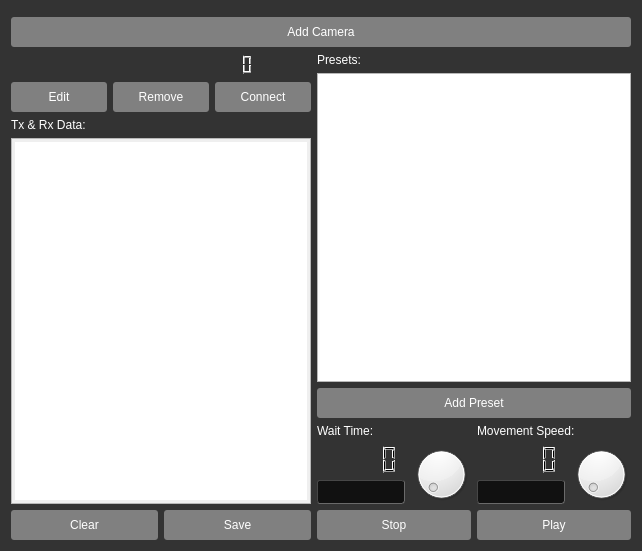
<?xml version="1.0" encoding="UTF-8"?>
<ui version="4.0">
 <class>MainWindow</class>
 <widget class="QMainWindow" name="MainWindow">
  <property name="geometry">
   <rect>
    <x>0</x>
    <y>0</y>
    <width>642</width>
    <height>551</height>
   </rect>
  </property>
  <property name="windowTitle">
   <string>Punch Drunk - Five Eyes PTZ Automation</string>
  </property>
  <property name="layoutDirection">
   <enum>Qt::LeftToRight</enum>
  </property>
  <property name="styleSheet">
   <string notr="true">QToolTip{
	color : black;
}
QWidget#centralWidget{
	background : #333333;
}
QDialog{
	background : #333333;
}
QLCDNumber{
background : white;
}

QTabWidget{
border: none;
}
QTabBar::tab{
background : black;
color : white;
}
QTabBar::tab::selected{
background : #808080;

}
QGroupBox{
	color : white;
	margin-top : 2ex;
	border-radius : 5px;
	padding : 8px;
	padding-top : 13px;
	 border-style: outset;
 	 border-width: 2px;
	 border-color: #1f1f1f;
}
QMenuBar#menuBar{

	background : grey;
	color : white;
	 border-bottom-style: outset;
 	 border-bottom-width: 1px;
	 border-bottom-color: #222222;
}
QMenu{
	background : grey;
	color : #1f1f1f;
}
QMenu::item:selected{
	background : #c9c9c9;
}
QStatusBar#statusBar{
	background : grey;
	color : white;
	border-top-style: outset;
 	border-top-width: 1px;
	border-top-color: #222222;
}
QPushButton{
	color : white;
	background : grey;
	padding : 8px 5px;
	border-radius : 3px;
	min-width : 60px;
}
QPushButton:hover{
	background : #c9c9c9;
}

QPushButton:pressed{
	background : #474747;
}

QPushButton:disabled{
	color : #474747;
}
QLineEdit{
	color : white;
	background : #111111;
	padding : 3px;
	border-radius : 3px;
	border-color : #474747;
	border-width : 1px;
	border-style : inset;
}
QTextEdit{
	padding : 3px;
}
QComboBox{
	color : white;
	background : #111111;
	padding : 3px;
	min-width : 40px;
	border-radius : 3px;
	border-style : inset;
	border-width : 1px;
	border-color : #474747;
}
QComboBox::drop-down{
	
}
QComboBox QAbstractItemView{
	background-color : black;
	color : white;
}
QSlider::handle{
	background : grey;
}
QSlider::handle:hover{
	background : #c9c9c9;
}
QSlider::handle:pressed{
	background : #474747;
}
QLabel{
	color : white;
}
QRadioButton{
	color : white;
}
QCheckBox{
	color : white;
}
QRadioButton::indicator{
	 border-style: outset;
 	 border-width: 2px;
	 border-color: #1f1f1f;
	background : white;
	border-radius : 6px;
}
QRadioButton::indicator:checked{
	 border-style: outset;
 	 border-width: 2px;
	 border-color: white;
	background : #1f1f1f;
	border-radius : 6px;
}
QCheckBox::indicator{
	 border-style: outset;
 	 border-width: 2px;
	 border-color: #1f1f1f;
	background : white;
}
QCheckBox::indicator:checked{
	 border-style: outset;
 	 border-width: 2px;
	 border-color: white;
	background : #1f1f1f;
}
QHeaderView::section{
	border-style : outset;
	border-width : 1px;
	border-color : #c9c9c9;
}</string>
  </property>
  <widget class="QWidget" name="centralWidget">
   <property name="layoutDirection">
    <enum>Qt::LeftToRight</enum>
   </property>
   <layout class="QHBoxLayout" name="horizontalLayout">
    <item>
     <layout class="QVBoxLayout" name="verticalLayout_5">
      <property name="topMargin">
       <number>0</number>
      </property>
      <item>
       <layout class="QVBoxLayout" name="verticalLayout_6">
        <item>
         <widget class="QWidget" name="cameraBtnWrapper" native="true">
          <property name="minimumSize">
           <size>
            <width>0</width>
            <height>0</height>
           </size>
          </property>
          <layout class="QGridLayout" name="gridLayout">
           <property name="leftMargin">
            <number>0</number>
           </property>
           <property name="topMargin">
            <number>0</number>
           </property>
           <property name="rightMargin">
            <number>0</number>
           </property>
           <property name="bottomMargin">
            <number>0</number>
           </property>
          </layout>
         </widget>
        </item>
        <item>
         <widget class="QPushButton" name="addCamBtn">
          <property name="text">
           <string>Add Camera</string>
          </property>
         </widget>
        </item>
       </layout>
      </item>
      <item>
       <layout class="QHBoxLayout" name="horizontalLayout_7">
        <property name="leftMargin">
         <number>0</number>
        </property>
        <property name="topMargin">
         <number>0</number>
        </property>
        <property name="rightMargin">
         <number>0</number>
        </property>
        <property name="bottomMargin">
         <number>0</number>
        </property>
        <item>
         <layout class="QVBoxLayout" name="verticalLayout">
          <item>
           <layout class="QHBoxLayout" name="horizontalLayout_2">
            <item>
             <spacer name="horizontalSpacer">
              <property name="orientation">
               <enum>Qt::Horizontal</enum>
              </property>
              <property name="sizeHint" stdset="0">
               <size>
                <width>40</width>
                <height>20</height>
               </size>
              </property>
             </spacer>
            </item>
            <item>
             <widget class="QLCDNumber" name="ipLcd">
              <property name="styleSheet">
               <string notr="true">QLCDNumber{
background : #333333;
}</string>
              </property>
              <property name="lineWidth">
               <number>0</number>
              </property>
              <property name="digitCount">
               <number>20</number>
              </property>
             </widget>
            </item>
            <item>
             <spacer name="horizontalSpacer_2">
              <property name="orientation">
               <enum>Qt::Horizontal</enum>
              </property>
              <property name="sizeHint" stdset="0">
               <size>
                <width>40</width>
                <height>20</height>
               </size>
              </property>
             </spacer>
            </item>
           </layout>
          </item>
          <item>
           <layout class="QHBoxLayout" name="horizontalLayout_9">
            <item>
             <widget class="QPushButton" name="editCamBtn">
              <property name="text">
               <string>Edit</string>
              </property>
             </widget>
            </item>
            <item>
             <widget class="QPushButton" name="removeCamBtn">
              <property name="text">
               <string>Remove</string>
              </property>
             </widget>
            </item>
            <item>
             <widget class="QPushButton" name="connectCamBtn">
              <property name="text">
               <string>Connect</string>
              </property>
              <property name="icon">
               <iconset resource="sonyptz.qrc">
                <normaloff>:/assets/toggle-mid.png</normaloff>:/assets/toggle-mid.png</iconset>
              </property>
             </widget>
            </item>
           </layout>
          </item>
          <item>
           <widget class="QLabel" name="label_3">
            <property name="text">
             <string>Tx &amp; Rx Data:</string>
            </property>
           </widget>
          </item>
          <item>
           <widget class="QTextEdit" name="txRxList">
            <property name="minimumSize">
             <size>
              <width>300</width>
              <height>250</height>
             </size>
            </property>
           </widget>
          </item>
          <item>
           <layout class="QHBoxLayout" name="horizontalLayout_6">
            <item>
             <widget class="QPushButton" name="clearListBtn">
              <property name="text">
               <string>Clear</string>
              </property>
             </widget>
            </item>
            <item>
             <widget class="QPushButton" name="saveListBtn">
              <property name="text">
               <string>Save</string>
              </property>
             </widget>
            </item>
           </layout>
          </item>
         </layout>
        </item>
        <item>
         <layout class="QVBoxLayout" name="verticalLayout_2">
          <item>
           <widget class="QLabel" name="label_4">
            <property name="text">
             <string>Presets:</string>
            </property>
           </widget>
          </item>
          <item>
           <widget class="QListWidget" name="presetList">
            <property name="minimumSize">
             <size>
              <width>300</width>
              <height>250</height>
             </size>
            </property>
           </widget>
          </item>
          <item>
           <layout class="QHBoxLayout" name="horizontalLayout_10">
            <item>
             <widget class="QPushButton" name="addPresetBtn">
              <property name="text">
               <string>Add Preset</string>
              </property>
             </widget>
            </item>
           </layout>
          </item>
          <item>
           <layout class="QHBoxLayout" name="horizontalLayout_3">
            <item>
             <layout class="QVBoxLayout" name="verticalLayout_3">
              <item>
               <widget class="QLabel" name="label">
                <property name="text">
                 <string>Wait Time:</string>
                </property>
               </widget>
              </item>
              <item>
               <layout class="QHBoxLayout" name="horizontalLayout_4">
                <item>
                 <layout class="QVBoxLayout" name="verticalLayout_7">
                  <item>
                   <widget class="QLCDNumber" name="waitTimeLcd">
                    <property name="styleSheet">
                     <string notr="true">QLCDNumber{
background : #333333;
}</string>
                    </property>
                    <property name="lineWidth">
                     <number>0</number>
                    </property>
                    <property name="digitCount">
                     <number>5</number>
                    </property>
                   </widget>
                  </item>
                  <item>
                   <widget class="QLineEdit" name="waitTimeEdit"/>
                  </item>
                 </layout>
                </item>
                <item>
                 <widget class="QDial" name="waitTimeDial">
                  <property name="minimumSize">
                   <size>
                    <width>60</width>
                    <height>60</height>
                   </size>
                  </property>
                  <property name="maximumSize">
                   <size>
                    <width>60</width>
                    <height>60</height>
                   </size>
                  </property>
                  <property name="minimum">
                   <number>1</number>
                  </property>
                  <property name="maximum">
                   <number>999</number>
                  </property>
                  <property name="notchTarget">
                   <double>3.700000000000000</double>
                  </property>
                 </widget>
                </item>
               </layout>
              </item>
             </layout>
            </item>
            <item>
             <layout class="QVBoxLayout" name="verticalLayout_4">
              <item>
               <widget class="QLabel" name="label_2">
                <property name="text">
                 <string>Movement Speed:</string>
                </property>
               </widget>
              </item>
              <item>
               <layout class="QHBoxLayout" name="horizontalLayout_5">
                <item>
                 <layout class="QVBoxLayout" name="verticalLayout_8">
                  <item>
                   <widget class="QLCDNumber" name="moveSpeedLcd">
                    <property name="styleSheet">
                     <string notr="true">QLCDNumber{
background : #333333;
}</string>
                    </property>
                    <property name="lineWidth">
                     <number>0</number>
                    </property>
                   </widget>
                  </item>
                  <item>
                   <widget class="QLineEdit" name="movementSpeedEdit"/>
                  </item>
                 </layout>
                </item>
                <item>
                 <widget class="QDial" name="moveSpeedDial">
                  <property name="minimumSize">
                   <size>
                    <width>60</width>
                    <height>60</height>
                   </size>
                  </property>
                  <property name="maximumSize">
                   <size>
                    <width>60</width>
                    <height>60</height>
                   </size>
                  </property>
                  <property name="minimum">
                   <number>1</number>
                  </property>
                  <property name="maximum">
                   <number>18</number>
                  </property>
                  <property name="pageStep">
                   <number>1</number>
                  </property>
                 </widget>
                </item>
               </layout>
              </item>
             </layout>
            </item>
           </layout>
          </item>
          <item>
           <layout class="QHBoxLayout" name="horizontalLayout_8">
            <item>
             <widget class="QPushButton" name="stopLoopingBtn">
              <property name="text">
               <string>Stop</string>
              </property>
             </widget>
            </item>
            <item>
             <widget class="QPushButton" name="startLoopingBtn">
              <property name="text">
               <string>Play</string>
              </property>
              <property name="icon">
               <iconset resource="sonyptz.qrc">
                <normaloff>:/assets/toggle-mid.png</normaloff>:/assets/toggle-mid.png</iconset>
              </property>
             </widget>
            </item>
           </layout>
          </item>
         </layout>
        </item>
       </layout>
      </item>
     </layout>
    </item>
   </layout>
  </widget>
 </widget>
 <layoutdefault spacing="6" margin="11"/>
 <resources>
  <include location="sonyptz.qrc"/>
 </resources>
 <connections/>
</ui>
